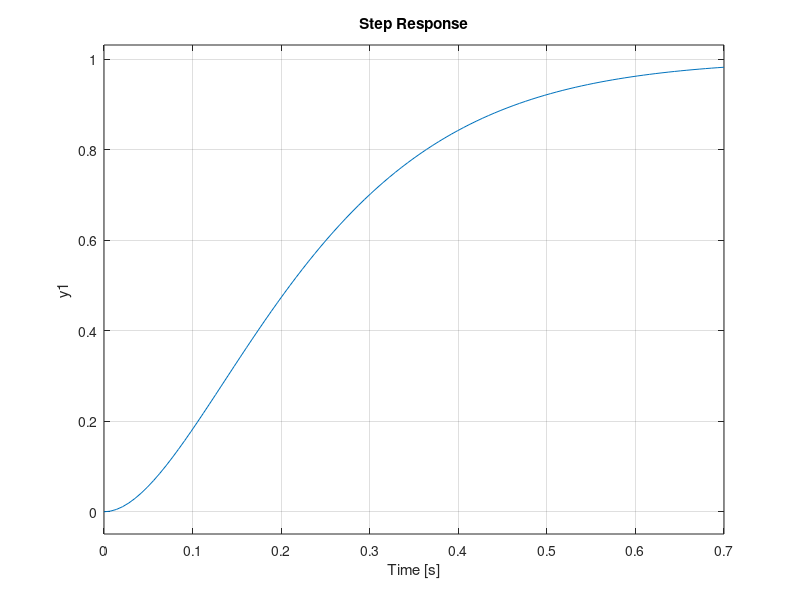
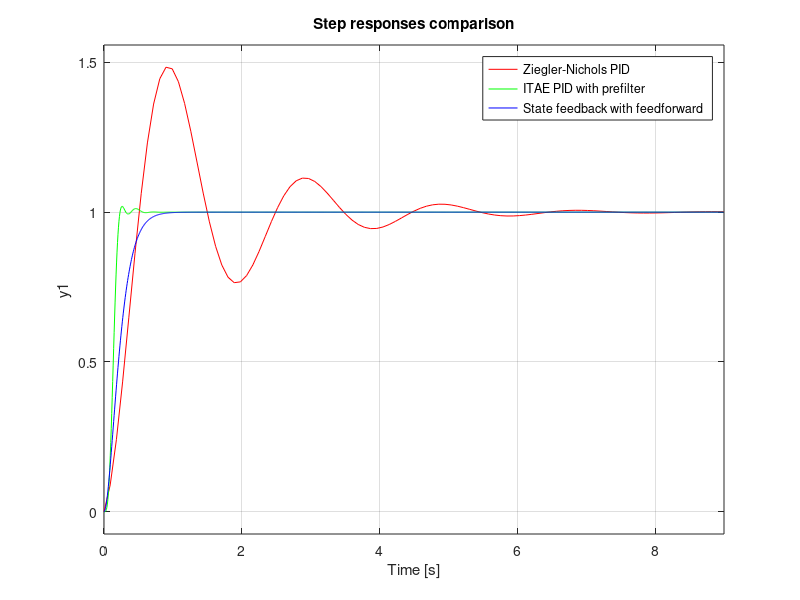

The MATLAB script that drew these images, in order:
%Q1_d
c = 0.3; b = 18; a1 = 1; a2 = 3; a3 = 2;
num = c*[1 b];
den = conv([1 a1], conv([1 a2], [1 a3]));
G = tf(num, den);

Kc = 50/3;
omega_c = 4;
Tc = 2*pi/omega_c;
kp = 0.6 * Kc;
ki = 1.2 * Kc / Tc;
kd = 0.075 * Kc * Tc;
C = pid(kp, ki, kd);
T1 = feedback(C*G, 1);
step(T1);
%--------------------------------------------------------
%Q2_e
omega_n = 20.35;
ki = omega_n^4 / 5.4;
kd = 7*omega_n - 20;
kp = (2.7*omega_n^3 - 6 - omega_n^4/18) / 5.4;
C_itae = pid(kp, ki, kd);
T2_no_pre = feedback(C_itae*G, 1);

num_pre = omega_n^4;
den_pre = 0.3 * conv([kd kp ki], [1 18]);
P = tf(num_pre, den_pre);
T2 = P * T2_no_pre;
step(T2);
%---------------------------------------------------------
%Q3_d
A = [0 1 0; 0 0 1; -6 -11 -6];
B = [0; 0; 1];
C = [5.4 0.3 0];
D = 0;
sys = ss(A, B, C, D);

K = [994, 289, 24];
Nx = [1/5.4; 0; 0];
Nu = 1000/5.4;

Acl = A - B*K;
Bcl = B*Nu;
Ccl = C;
Dcl = 0;
sys_cl = ss(Acl, Bcl, Ccl, Dcl);
step(sys_cl);
%-----------------------------------------------------------
%Q4

figure;
step(T1, 'r', T2, 'g', sys_cl, 'b');
legend('Ziegler-Nichols PID', 'ITAE PID with prefilter', 'State feedback with feedforward');
title('Step responses comparison');